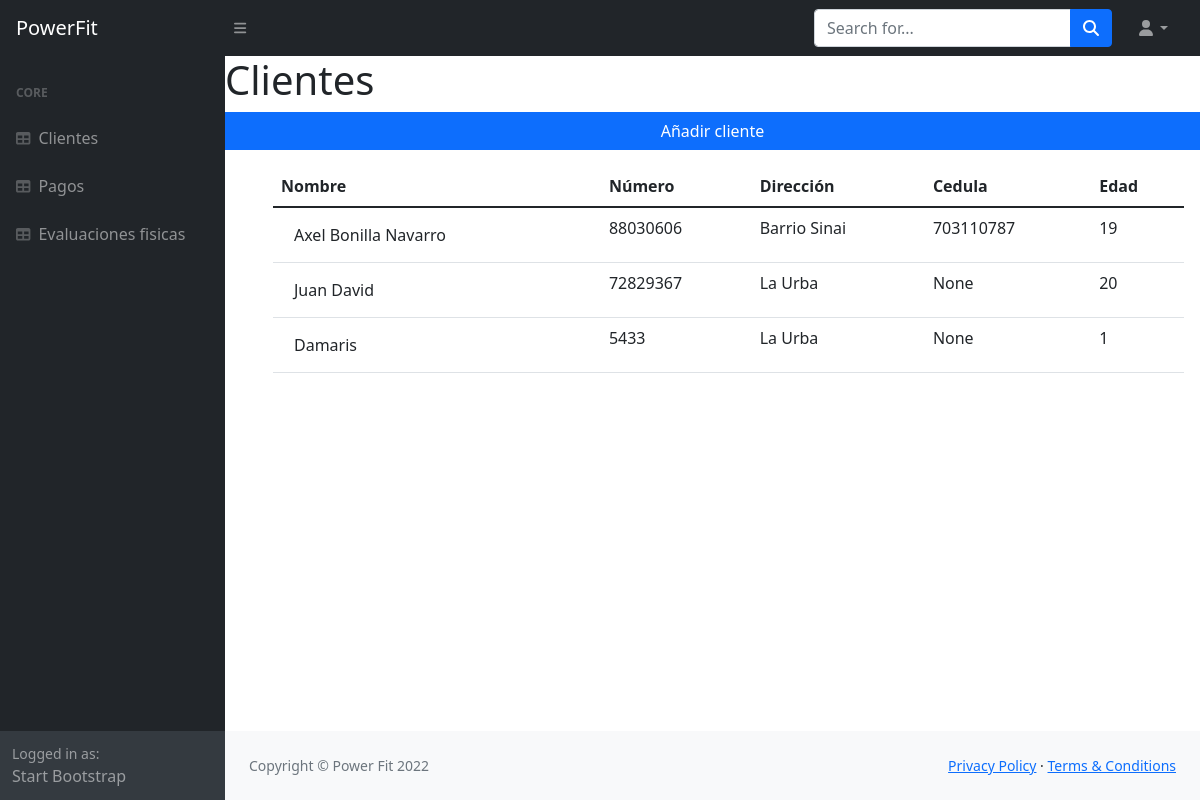
Before: /users/ with the older database file.
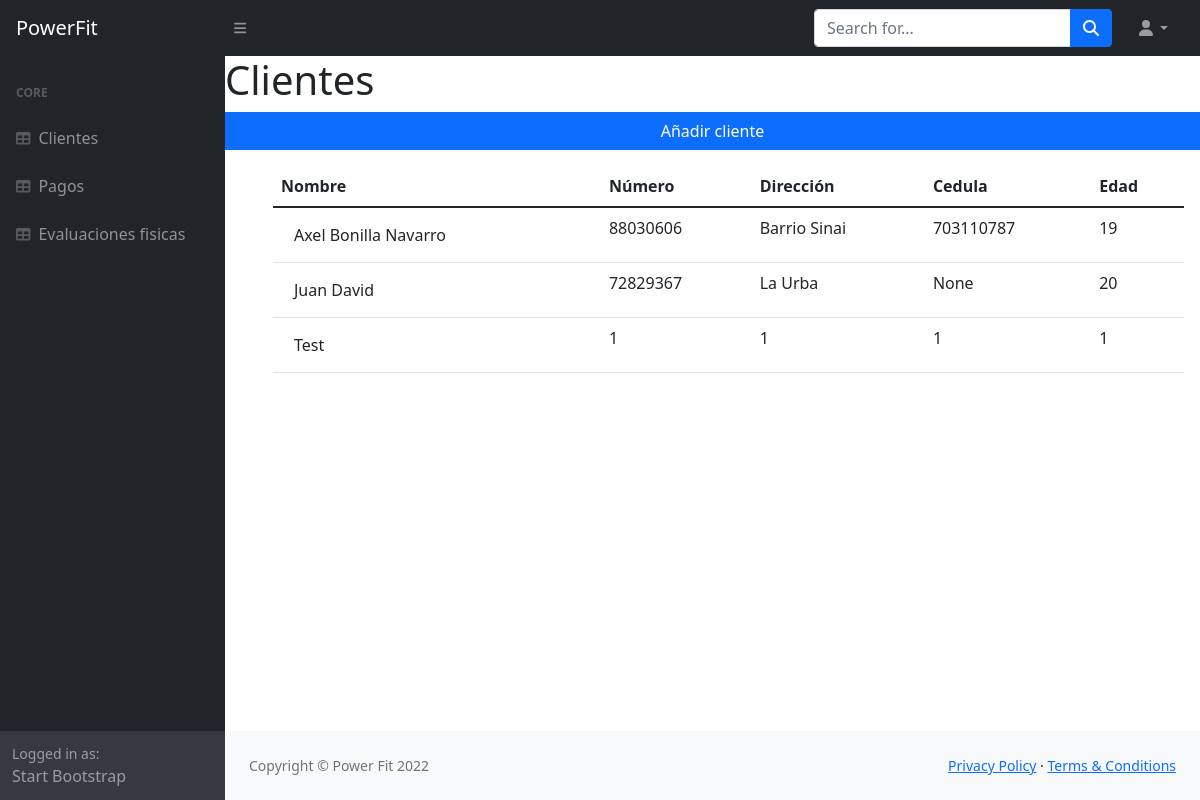
After: the same page with the newer database file.
### HealthQuest/models.py (models this page shows, shortened)
class HealthQuests (models.Model):
    name = models.CharField(max_length=100, verbose_name= 'Nombre')
    identification = models.IntegerField(verbose_name= 'Número de cedula', blank=True, null=True, unique=True)
    Date_of_birth = models.DateField(default=datetime.date.today, verbose_name= 'Fecha de nacimiento')
    address = models.CharField(max_length=100)
    phone_number = models.IntegerField(verbose_name= 'Número telefonico')
    emergency_contact = models.CharField(max_length=100, verbose_name= 'Contacto de emergencia')
    emergency_number = models.IntegerField(verbose_name= 'Número de emergencia')
    heart_problems = models.CharField(max_length=100, default='Ninguno', verbose_name='Problemas cardiacos')
    allergies = models.CharField(max_length=100, default='Ninguno', verbose_name='Alergias')
    ailments = models.ManyToManyField(Ailments, verbose_name='Padecimientos', blank=True)
    joint_problems = models.ManyToManyField(Joint_problems, verbose_name='Problemas articulares', blank=True)
    specify = models.CharField(max_length=200, default='Ninguno', verbose_name='Especifique')
    vision_difficulties = models.CharField(max_length=100, default='Ninguno', verbose_name='Dificultades de la vista')
    operations_surgeries = models.CharField(max_length=100, default='Ninguna', verbose_name='Operaciones o cirugias')
    skin_problems = models.CharField(max_length=100, default='Ninguno', verbose_name='Problemas en la piel')
    def anios(self):
        return date.today().year - self.Date_of_birth.year

### HealthQuest/views.py (the view)
# urls.py: path('users/', users_list.as_view(), name='users_list'),
class users_list(ListView):
    model = HealthQuests
    paginate_by = 100
    def get_context_data(self, **kwargs):
        context = super().get_context_data(**kwargs)
        context['now'] = timezone.now()
        return context

### templates/HealthQuest/healthquests_list.html
{% extends 'HealthQuest/index.html' %}
{% block content %}
<h1>Clientes</h1>
<div class="row">
    <a class="btn btn-primary" href="create_users.html" role="button">Añadir cliente</a>
</div>
<ul>
<div class="card-body">
    <table class="table">
        <thead>
            <tr>
                <th>Nombre</th>
                <th>Número</th>
                <th>Dirección</th>
                <th>Cedula</th>
                <th>Edad</th>
            </tr>
        </thead>
        <tbody>
            {% for obj in object_list %}
                <tr>
                    <td><a href="update.html/{{ obj.id }}" class="btn">{{ obj.name }}</a></td>
                    <td>{{ obj.phone_number }}</td>
                    <td>{{ obj.address }}</td>
                    <td>{{ obj.identification }}</td>
                    <td>{{ obj.anios }}</td>
                </tr>
            {% endfor %}
        </tbody>
    </table>
</div>
</ul>
{% endblock %}

### templates/HealthQuest/index.html (shortened to what this page needs)
{% load static %}
<!DOCTYPE html>
<html lang="en">
    <head>
        <link href="https://cdn.jsdelivr.net/npm/simple-datatables@latest/dist/style.css" rel="stylesheet" />
        <link href="{% static 'css/styles.css' %}" rel="stylesheet" />
    </head>
    <body class="sb-nav-fixed">
        <nav class="sb-topnav navbar navbar-expand navbar-dark bg-dark">
            <a class="navbar-brand ps-3" href="/">PowerFit</a>
            <button class="btn btn-link btn-sm order-1 order-lg-0 me-4 me-lg-0" id="sidebarToggle" href="#!"><i class="fas fa-bars"></i></button>
            <form class="d-none d-md-inline-block form-inline ms-auto me-0 me-md-3 my-2 my-md-0">
                <div class="input-group">
                    <input class="form-control" type="text" placeholder="Search for..." aria-label="Search for..." aria-describedby="btnNavbarSearch" />
                    <button class="btn btn-primary" id="btnNavbarSearch" type="button"><i class="fas fa-search"></i></button>
                </div>
            </form>
            <ul class="navbar-nav ms-auto ms-md-0 me-3 me-lg-4">
                <li class="nav-item dropdown">
                    <a class="nav-link dropdown-toggle" id="navbarDropdown" href="#" role="button" data-bs-toggle="dropdown" aria-expanded="false"><i class="fas fa-user fa-fw"></i></a>
                </li>
            </ul>
        </nav>
        <div id="layoutSidenav">
            <div id="layoutSidenav_nav">
                <nav class="sb-sidenav accordion sb-sidenav-dark" id="sidenavAccordion">
                    <div class="sb-sidenav-menu">
                        <div class="nav">
                            <div class="sb-sidenav-menu-heading">Core</div>
                            <a class="nav-link" href="/users">
                                <div class="sb-nav-link-icon"><i class="fas fa-table"></i></div>
                                Clientes
                            </a>
                            <a class="nav-link" href="/payments_list">
                                <div class="sb-nav-link-icon"><i class="fas fa-table"></i></div>
                                Pagos
                            </a>
                            <a class="nav-link" href="/evaluaciones_fisicas">
                                <div class="sb-nav-link-icon"><i class="fas fa-table"></i></div>
                                Evaluaciones fisicas
                            </a>
                        </div>
                    </div>
                    <div class="sb-sidenav-footer">
                        <div class="small">Logged in as:</div>
                        Start Bootstrap
                    </div>
                </nav>
            </div>
            <div id="layoutSidenav_content">
                <main>
                    {% block content %}{% endblock %}
                </main>
                <footer class="py-4 bg-light mt-auto">
                    <div class="container-fluid px-4">
                        <div class="d-flex align-items-center justify-content-between small">
                            <div class="text-muted">Copyright &copy; Power Fit 2022</div>
                            <div>
                                <a href="#">Privacy Policy</a>
                                &middot;
                                <a href="#">Terms &amp; Conditions</a>
                            </div>
                        </div>
                    </div>
                </footer>
            </div>
        </div>
    </body>
</html>{& static

Changed rows visible on the page:
removed HealthQuests: name "Damaris", phone_number "5433", address "La Urba", identification "None", anios "1"
added HealthQuests: name "Test", phone_number "1", address "1", identification "1", anios "1"
